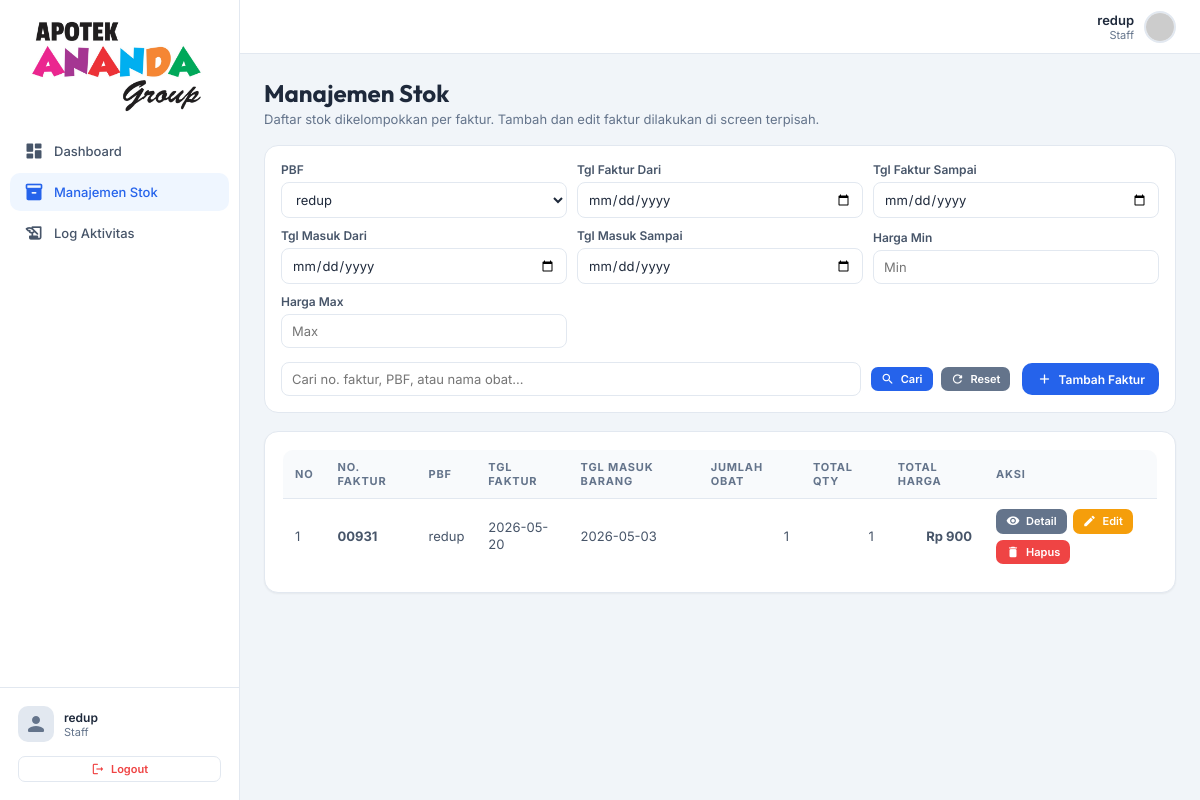
The app's page /frontend/admin/manajemen_stok.php?pbf=1 (signed in) with its own data.
### tables this page shows
CREATE TABLE `faktur` (
  `id_faktur` int(11) NOT NULL,
  `no_faktur` varchar(100) NOT NULL,
  `id_pbf` int(11) NOT NULL,
  `tanggal_faktur` date NOT NULL,
  `tanggal_masuk` date NOT NULL,
  `tanggal_jatuh_tempo` date DEFAULT NULL,
  `jumlah_obat` int(11) NOT NULL DEFAULT 0,
  `total_qty` int(11) NOT NULL DEFAULT 0,
  `total_harga` decimal(15,2) NOT NULL DEFAULT 0.00,
  `status_bayar` enum('belum_lunas','lunas') NOT NULL DEFAULT 'belum_lunas',
  `tanggal_lunas` date DEFAULT NULL,
  `bukti_pembayaran` varchar(255) DEFAULT NULL,
  `id_user` int(11) NOT NULL,
  `created_at` datetime DEFAULT current_timestamp(),
  `updated_at` datetime DEFAULT current_timestamp() ON UPDATE current_timestamp()
);

CREATE TABLE `pbf` (
  `id_pbf` int(11) NOT NULL,
  `nama_pbf` varchar(100) NOT NULL,
  `alamat` text DEFAULT NULL,
  `no_telepon` varchar(20) DEFAULT NULL,
  `kontak_person` varchar(100) DEFAULT NULL,
  `keterangan` text DEFAULT NULL,
  `id_user` int(11) NOT NULL,
  `created_at` datetime DEFAULT current_timestamp(),
  `updated_at` datetime DEFAULT current_timestamp() ON UPDATE current_timestamp()
);

### frontend/admin/manajemen_stok.php (called while the page is built, shortened)
<?php
require_once __DIR__ . '/../../backend/helpers/session_helper.php';
require_once __DIR__ . '/../templates/header.php';
require_once __DIR__ . '/../../backend/models/stok_masuk.php';
require_once __DIR__ . '/../../backend/models/pbf.php';
$stokModel = new StokMasuk();
$pbfModel  = new PBF();
$filterPbf = isset($_GET['pbf']) ? sanitizeInt($_GET['pbf']) : null;
$search    = isset($_GET['search']) ? sanitize($_GET['search']) : null;
$tanggalFakturDari = isset($_GET['tanggal_faktur_dari']) ? sanitize($_GET['tanggal_faktur_dari']) : null;
$tanggalFakturSampai = isset($_GET['tanggal_faktur_sampai']) ? sanitize($_GET['tanggal_faktur_sampai']) : null;
$tanggalMasukDari = isset($_GET['tanggal_masuk_dari']) ? sanitize($_GET['tanggal_masuk_dari']) : null;
$tanggalMasukSampai = isset($_GET['tanggal_masuk_sampai']) ? sanitize($_GET['tanggal_masuk_sampai']) : null;
$hargaMin = (isset($_GET['harga_min']) && $_GET['harga_min'] !== '') ? sanitizeDecimal($_GET['harga_min']) : null;
$hargaMax = (isset($_GET['harga_max']) && $_GET['harga_max'] !== '') ? sanitizeDecimal($_GET['harga_max']) : null;
$stokList  = $stokModel->getAll($filterPbf, $search, $tanggalFakturDari, $tanggalFakturSampai, $tanggalMasukDari, $tanggalMasukSampai, $hargaMin, $hargaMax);
$pbfList   = $pbfModel->getAll();
$canDeleteFaktur = true;
require_once __DIR__ . '/../templates/sidebar.php';
require_once __DIR__ . '/../templates/stok_faktur_page.php';
require_once __DIR__ . '/../templates/footer.php';

### backend/config/database.php (called while the page is built, shortened)
<?php
function getDBConnection(): PDO {
    static $pdo = null;
    if ($pdo === null) {
        $dsn = "mysql:host=" . DB_HOST . ";dbname=" . DB_NAME . ";charset=" . DB_CHARSET;
        $options = [
            PDO::ATTR_ERRMODE            => PDO::ERRMODE_EXCEPTION,
            PDO::ATTR_DEFAULT_FETCH_MODE => PDO::FETCH_ASSOC,
            PDO::ATTR_EMULATE_PREPARES   => false,
            PDO::ATTR_STRINGIFY_FETCHES  => false,
            PDO::MYSQL_ATTR_INIT_COMMAND => "SET NAMES utf8mb4 COLLATE utf8mb4_unicode_ci"
        ];
        try {
            $pdo = new PDO($dsn, DB_USER, DB_PASS, $options);
            $pdo->exec("SET time_zone = '" . DB_TIMEZONE . "'");
        } catch (PDOException $e) {
            error_log("Database connection failed: " . $e->getMessage());
            die("Koneksi database gagal. Silakan hubungi administrator.");
        }
    }
    return $pdo;
}

### backend/models/pbf.php (called while the page is built, shortened)
<?php
require_once __DIR__ . '/../config/database.php';
class PBF {
    private PDO $db;
    public function __construct() {
        $this->db = getDBConnection();
    }
    public function getAll(?string $search = null): array {
        $sql = "SELECT p.*, u.nama_lengkap AS created_by
                FROM pbf p
                LEFT JOIN users u ON p.id_user = u.id_user";
        $params = [];
        $sql .= " ORDER BY p.nama_pbf ASC";
        $stmt = $this->db->prepare($sql);
        $stmt->execute($params);
        return $stmt->fetchAll();
    }
}

### backend/helpers/session_helper.php (called while the page is built, shortened)
<?php
require_once __DIR__ . '/../config/database.php';
function isLoggedIn(): bool {
    return isset($_SESSION['logged_in']) && $_SESSION['logged_in'] === true;
}
function isSuperAdmin(): bool {
    return isLoggedIn() && isset($_SESSION['role']) && $_SESSION['role'] === 'super_admin';
}
function sanitizeInt($input): int {
    return (int) filter_var($input, FILTER_SANITIZE_NUMBER_INT);
}

### backend/models/stok_masuk.php (called while the page is built, shortened)
<?php
require_once __DIR__ . '/../config/database.php';
class StokMasuk {
    private PDO $db;
    public function __construct() {
        $this->db = getDBConnection();
    }
    public function getAll(
        ?int $pbfId = null,
        ?string $search = null,
        ?string $tanggalFakturDari = null,
        ?string $tanggalFakturSampai = null,
        ?string $tanggalMasukDari = null,
        ?string $tanggalMasukSampai = null,
        ?float $hargaMin = null,
        ?float $hargaMax = null
    ): array {
        $sql = "SELECT
                    f.*,
                    f.status_bayar AS status_pembayaran,
                    p.nama_pbf,
                    COUNT(ofa.id_obat_faktur) AS jumlah_item,
                    COALESCE(SUM(ofa.qty), 0) AS total_qty,
                    COALESCE(SUM(ofa.total), 0) AS total_faktur,
                    GROUP_CONCAT(DISTINCT ofa.nama_obat ORDER BY ofa.nama_obat SEPARATOR ', ') AS daftar_obat
                FROM faktur f
                JOIN pbf p ON f.id_pbf = p.id_pbf
                LEFT JOIN obat_faktur ofa ON f.id_faktur = ofa.id_faktur";
        $params = [];
        $conditions = [];
        if ($pbfId !== null && $pbfId > 0) {
            $conditions[] = "f.id_pbf = :pbf_id";
            $params['pbf_id'] = $pbfId;
        }
        if ($conditions) {
            $sql .= " WHERE " . implode(' AND ', $conditions);
        }
        $sql .= " GROUP BY f.id_faktur, f.no_faktur, f.id_pbf, f.tanggal_faktur, f.tanggal_masuk, f.tanggal_jatuh_tempo, f.jumlah_obat, f.total_qty, f.total_harga, f.status_bayar, f.tanggal_lunas, f.bukti_pembayaran, f.id_user, f.created_at, f.updated_at, p.nama_pbf
                  ORDER BY f.tanggal_masuk DESC, f.created_at DESC";
        $stmt = $this->db->prepare($sql);
        $stmt->execute($params);
        return $stmt->fetchAll();
    }
}

### frontend/templates/stok_faktur_page.php (the view, shortened to what this page needs)
<?php
$canDeleteFaktur = $canDeleteFaktur ?? false;
$roleFolder = isSuperAdmin() ? 'superadmin' : 'admin';
$tambahUrl = BASE_URL . '/frontend/' . $roleFolder . '/tambah_faktur.php';
$filterPbf = $filterPbf ?? null;
$search = $search ?? null;
$tanggalFakturDari = $tanggalFakturDari ?? null;
$tanggalFakturSampai = $tanggalFakturSampai ?? null;
$tanggalMasukDari = $tanggalMasukDari ?? null;
$tanggalMasukSampai = $tanggalMasukSampai ?? null;
$hargaMin = $hargaMin ?? null;
$hargaMax = $hargaMax ?? null;
$hasFilter = $filterPbf || $search || $tanggalFakturDari || $tanggalFakturSampai || $tanggalMasukDari || $tanggalMasukSampai || $hargaMin || $hargaMax;
?>
<div class="page-header">
    <h1>Manajemen Stok</h1>
    <p>Daftar stok dikelompokkan per faktur. Tambah dan edit faktur dilakukan di screen terpisah.</p>
</div>
<div class="filter-bar stok-filter-box">
    <form method="GET" class="stok-filter-form">
        <div class="stok-filter-top">
            <div class="form-group" style="margin-bottom:0;">
                <label>PBF</label>
                <select name="pbf" class="form-control">
                    <?php foreach ($pbfList as $pbf): ?>
                        <option
                            value="<?= (int)$pbf['id_pbf'] ?>"
                            <?= (int)($filterPbf ?? 0) === (int)$pbf['id_pbf'] ? 'selected' : '' ?>
                        >
                            <?= htmlspecialchars($pbf['nama_pbf']) ?>
                        </option>
                    <?php endforeach; ?>
                </select>
            </div>
            <div class="form-group" style="margin-bottom:0;">
                <label>Tgl Faktur Dari</label>
                <input
                    type="date"
                    name="tanggal_faktur_dari"
                    class="form-control"
                    value="<?= htmlspecialchars($tanggalFakturDari ?? '') ?>"
                >
            </div>
            <div class="form-group" style="margin-bottom:0;">
                <label>Tgl Faktur Sampai</label>
                <input
                    type="date"
                    name="tanggal_faktur_sampai"
                    class="form-control"
                    value="<?= htmlspecialchars($tanggalFakturSampai ?? '') ?>"
                >
            </div>
            <div class="form-group" style="margin-bottom:0;">
                <label>Tgl Masuk Dari</label>
                <input
                    type="date"
                    name="tanggal_masuk_dari"
                    class="form-control"
                    value="<?= htmlspecialchars($tanggalMasukDari ?? '') ?>"
                >
            </div>
            <div class="form-group" style="margin-bottom:0;">
                <label>Tgl Masuk Sampai</label>
                <input
                    type="date"
                    name="tanggal_masuk_sampai"
                    class="form-control"
                    value="<?= htmlspecialchars($tanggalMasukSampai ?? '') ?>"
                >
            </div>
            <div class="form-group" style="margin-bottom:0;">
                <label>Harga Min</label>
                <input
                    type="number"
                    name="harga_min"
                    class="form-control"
                    min="0"
                    step="100"
                    placeholder="Min"
                    value="<?= htmlspecialchars($hargaMin ?? '') ?>"
                >
            </div>
            <div class="form-group" style="margin-bottom:0;">
                <label>Harga Max</label>
                <input
                    type="number"
                    name="harga_max"
                    class="form-control"
                    min="0"
                    step="100"
                    placeholder="Max"
                    value="<?= htmlspecialchars($hargaMax ?? '') ?>"
                >
            </div>
        </div>
        <div class="stok-filter-bottom">
            <div class="stok-search-action">
                <input
                    type="text"
                    name="search"
                    class="form-control autocomplete-input stok-search-input"
                    data-type="stok_obat"
                    placeholder="Cari no. faktur, PBF, atau nama obat..."
                    value="<?= htmlspecialchars($search ?? '') ?>"
                    autocomplete="off"
                >
                <div class="stok-filter-button-group">
                    <button type="submit" class="btn btn-primary btn-sm">
                        <span class="material-icons-round">search</span>
                        Cari
                    </button>
                    <a href="?" class="btn btn-secondary btn-sm">
                        <span class="material-icons-round">refresh</span>
                        Reset
                    </a>
                </div>
            </div>
            <a class="btn btn-primary stok-add-button" href="<?= $tambahUrl ?>">
                <span class="material-icons-round">add</span>
                Tambah Faktur
            </a>
        </div>
    </form>
</div>
<div class="card">
    <div class="table-wrapper">
        <table>
            <thead>
                <tr>
                    <th>No</th>
                    <th>No. Faktur</th>
                    <th>PBF</th>
                    <th>Tgl Faktur</th>
                    <th>Tgl Masuk Barang</th>
                    <th>Jumlah Obat</th>
                    <th>Total Qty</th>
                    <th>Total Harga</th>
                    <th>Aksi</th>
                </tr>
            </thead>
            <tbody>
                <?php if (empty($stokList)): ?>
                    <tr>
                        <td colspan="9" class="text-center" style="color:#94a3b8;padding:30px;">
                            Belum ada faktur stok<?= $hasFilter ? ' sesuai filter' : '' ?>
                        </td>
                    </tr>
                <?php else: ?>
                    <?php foreach ($stokList as $i => $stok): ?>
                        <tr>
                            <td><?= $i + 1 ?></td>
                            <td>
                                <strong><?= htmlspecialchars($stok['no_faktur']) ?></strong>
                            </td>
                            <td><?= htmlspecialchars($stok['nama_pbf']) ?></td>
                            <td><?= htmlspecialchars($stok['tanggal_faktur']) ?></td>
                            <td><?= htmlspecialchars($stok['tanggal_masuk']) ?></td>
                            <td class="text-right"><?= (int)$stok['jumlah_item'] ?></td>
                            <td class="text-right"><?= (int)$stok['total_qty'] ?></td>
                            <td class="text-right">
                                <strong>Rp <?= number_format($stok['total_faktur'], 0, ',', '.') ?></strong>
                            </td>
                            <td>
                                <div style="display:flex;gap:6px;flex-wrap:wrap;">
                                    <a
                                        class="btn btn-secondary btn-sm"
                                        href="<?= BASE_URL ?>/frontend/<?= $roleFolder ?>/detail_faktur.php?id=<?= (int)$stok['id_faktur'] ?>"
                                    >
                                        <span class="material-icons-round">visibility</span>
                                        Detail
                                    </a>
                                    <a
                                        class="btn btn-warning btn-sm"
                                        href="<?= $tambahUrl ?>?id=<?= (int)$stok['id_faktur'] ?>"
                                    >
                                        <span class="material-icons-round">edit</span>
                                        Edit
                                    </a>
                                    <?php if ($canDeleteFaktur): ?>
                                        <form
                                            method="POST"
                                            action="<?= BASE_URL ?>/backend/controllers/stok_masuk_controller.php?action=delete_faktur"
                                            onsubmit="return confirm('Hapus faktur ini beserta semua item obat dan batch-nya?')"
                                        >
                                            <button type="submit" class="btn btn-danger btn-sm">
                                                <span class="material-icons-round">delete</span>
                                                Hapus
                                            </button>
                                        </form>
                                    <?php endif; ?>
                                </div>
                            </td>
                        </tr>
                    <?php endforeach; ?>
                <?php endif; ?>
            </tbody>
        </table>
    </div>
</div>

### records on screen
faktur: no_faktur "00931", id_pbf.nama_pbf "redup", tanggal_faktur "2026-05-20", tanggal_masuk "2026-05-03", jumlah_item "1", total_qty "1", total_faktur "900"

### other values on screen
$fullName "redup"
form field pbf "redup"
